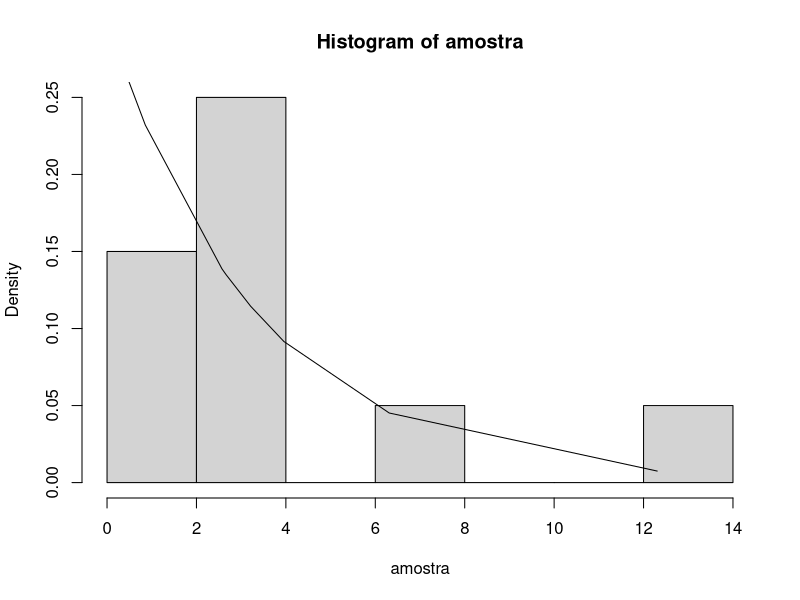
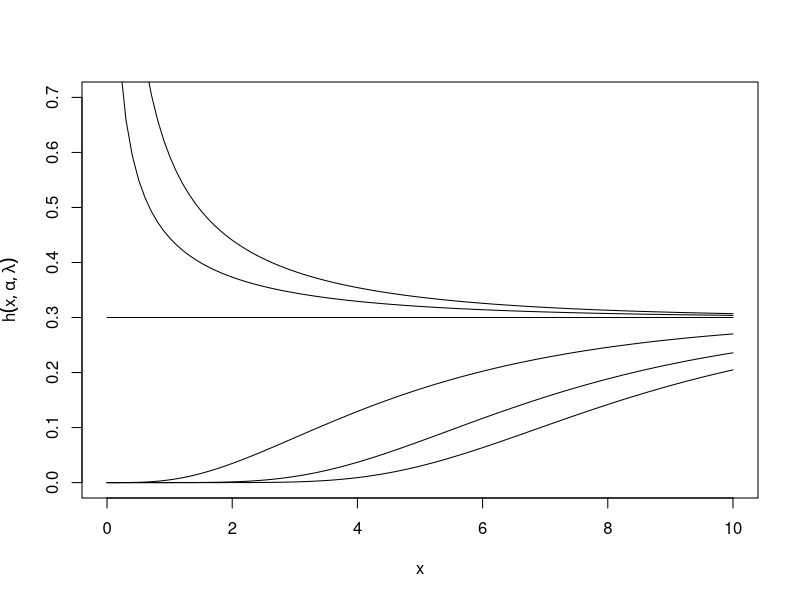

Reproduce these figures in R, in order.
#______________________________________
# MATD46 - Estatística Computacional A
# Prof. Jalmar Carrasco
#______________________________________

# GENERALIZED EXPONENTIAL DISTRIBUTION: DIFFERENT METHOD
# OF ESTIMATIONS
# J. Statist. Comput. Simul., 2000

# Funções
# Geração de números aleatórios de uma distribução GE

rGE <- function(n,alpha,lambda){
  stopifnot(alpha > 0 && lambda >0)
  u <- runif(n)
  x.aux <- (-1/lambda)*log(1-u^(1/alpha))
  return(x.aux)
}

# Função de densidade

dGE <- function(x,alpha,lambda){
  stopifnot(alpha > 0 && lambda >0)
  aux <- exp(-lambda*x)
  fun <- alpha*lambda*aux*(1-aux)^(alpha-1)
  return(fun)
}

# Função de sobrevivência

sGE <- function(x,alpha,lambda){
  stopifnot(alpha > 0 && lambda >0)
  aux.x <- exp(-lambda*x)
  fun <- 1-(1-aux.x)^alpha
  return(fun)
}

# Função de taxa de falha

hGE <- function(x,alpha,lambda){
  stopifnot(alpha > 0 && lambda >0)
  den <- dGE(x=x,alpha=alpha,lambda=lambda)
  num <- sGE(x=x,alpha=alpha,lambda=lambda)
  fun <- den/num
  return(fun)
}

amostra <- rGE(n=10,alpha=1,lambda=0.3)
head(amostra)
hist(amostra, prob=T)

y <- dGE(amostra,alpha=1,lambda = 0.3)
y

amostra.ord <- sort(amostra)
points(amostra.ord,dGE(amostra.ord,alpha=1,
                       lambda = 0.3),type="l")

xx <- seq(0,10,length=100)
plot(xx,hGE(xx,alpha=1,lambda=0.3),
     ylab=expression(h(x,alpha,lambda)),
     xlab = "x",type="l",ylim=c(0,0.7))
points(xx,hGE(xx,alpha=5,lambda=0.3),type="l")
points(xx,hGE(xx,alpha=10,lambda=0.3),type="l")
points(xx,hGE(xx,alpha=15,lambda=0.3),type="l")
points(xx,hGE(xx,alpha=0.5,lambda=0.3),type="l")
points(xx,hGE(xx,alpha=0.1,lambda=0.3),type="l")
